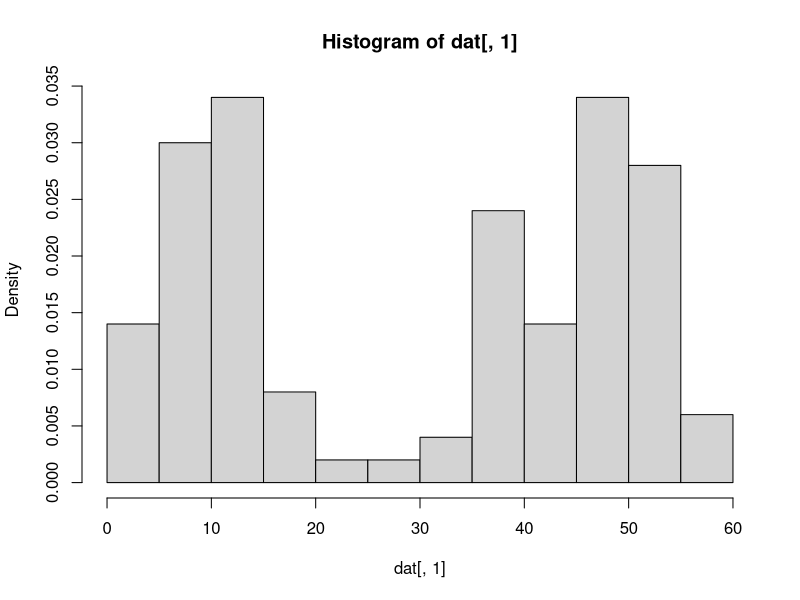

This chart was generated by the following R code:
# piecewiseValues.r
# -----------------
# Begin: 2008/11/11
# Last revision: $Date: 2008-11-25 23:24:25 $ $Author: areeves $
# Version: $Revision: 1.1 $
# Project: Random number distributions for Delphi: verification code
# Website: http://www.naadsm.org
# Author: Aaron Reeves <Aaron.Reeves@colostate.edu>
# --------------------------------------------------
# Copyright (C) 2008 Animal Population Health Institute, Colorado State University
# 
# This program is free software; you can redistribute it and/or modify it under the terms of the GNU General
# Public License as published by the Free Software Foundation; either version 2 of the License, or
# (at your option) any later version.


# The values in this table were generated with TPdfPiecewise.rand()
# from a function defined by the following points:
#
#  x, y
#  0, 0
# 10, 0.038468
# 20, 0.00097
# 30, 0.00097
# 45, 0.039567
# 60, 0

dat <- read.table( "piecewiseValues.txt" );


# The histogram generated from the dataset can be used as a quick visual check that the
# values produced by the rand() function follow the distribution.
#
# The Microsoft Word document in this folder contains graphical examples.

hist( dat[,1], freq = FALSE );

